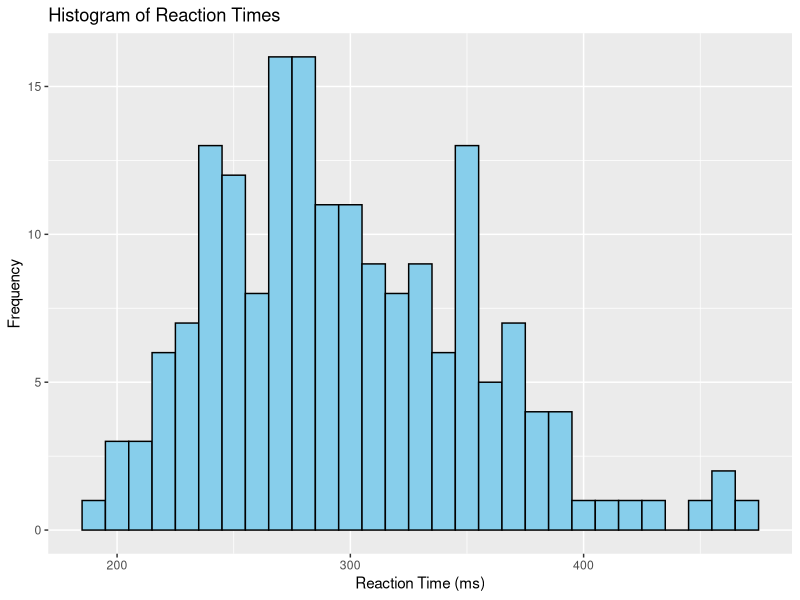
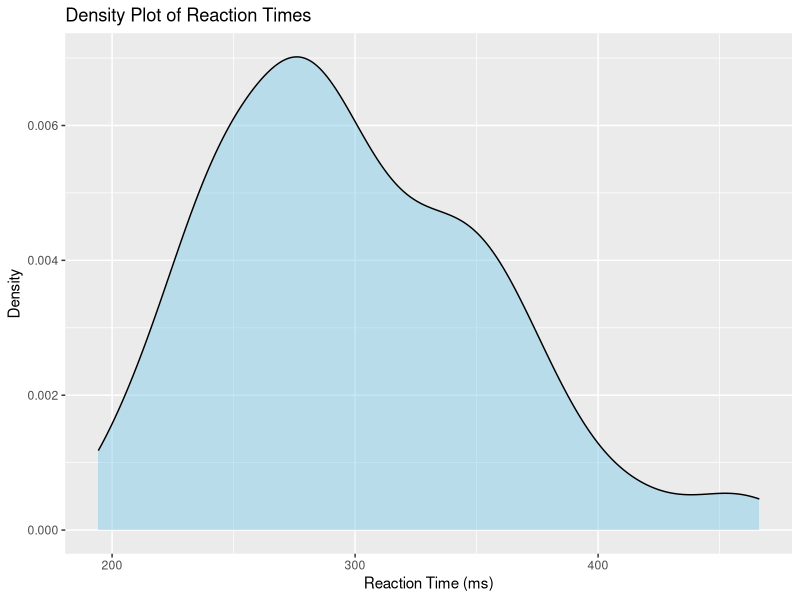
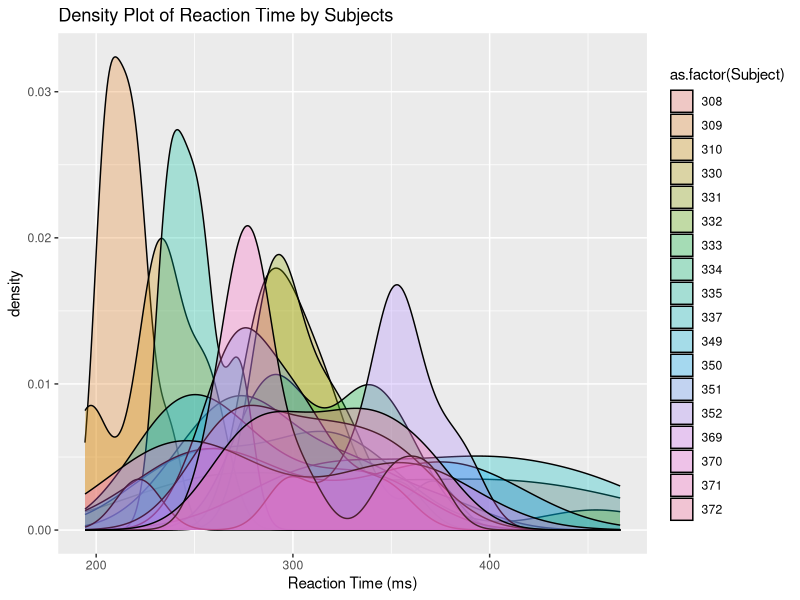
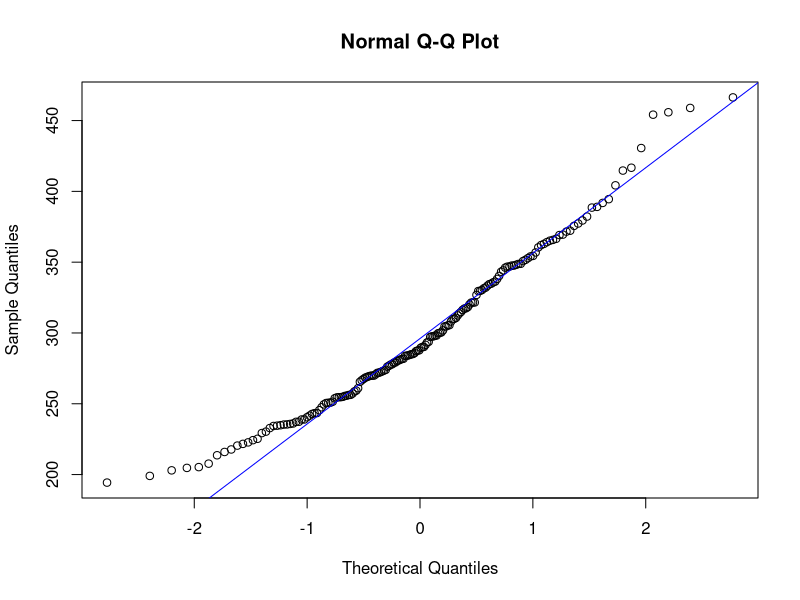
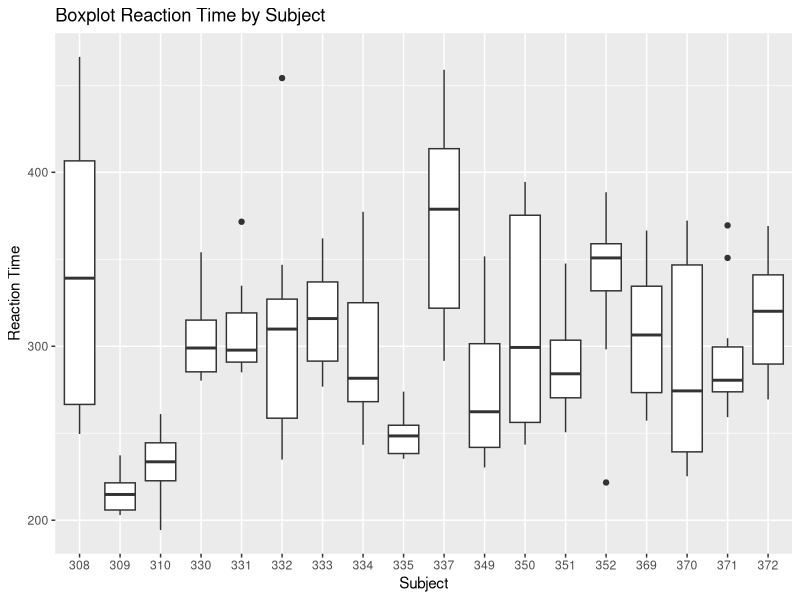
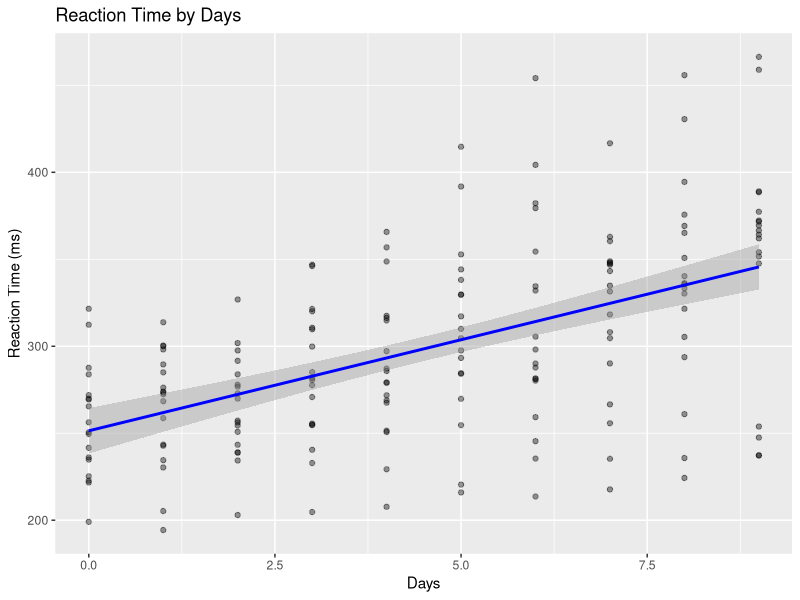
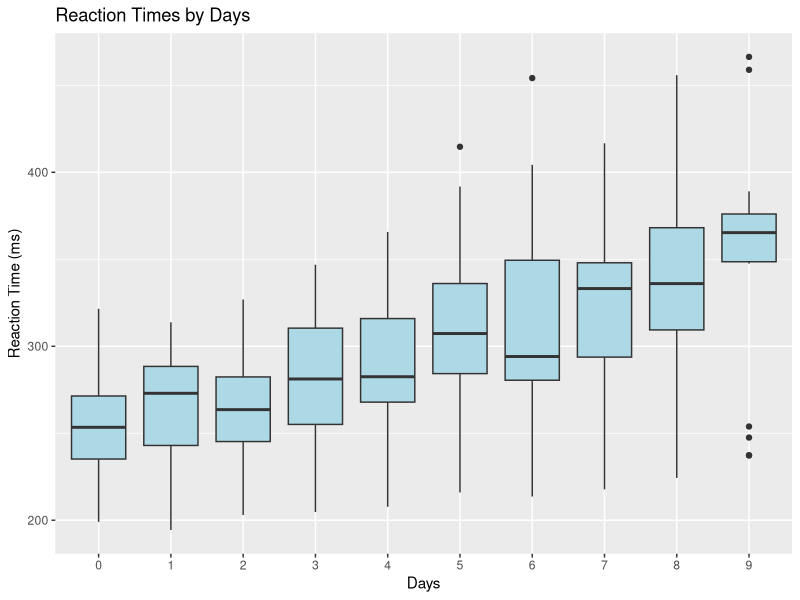
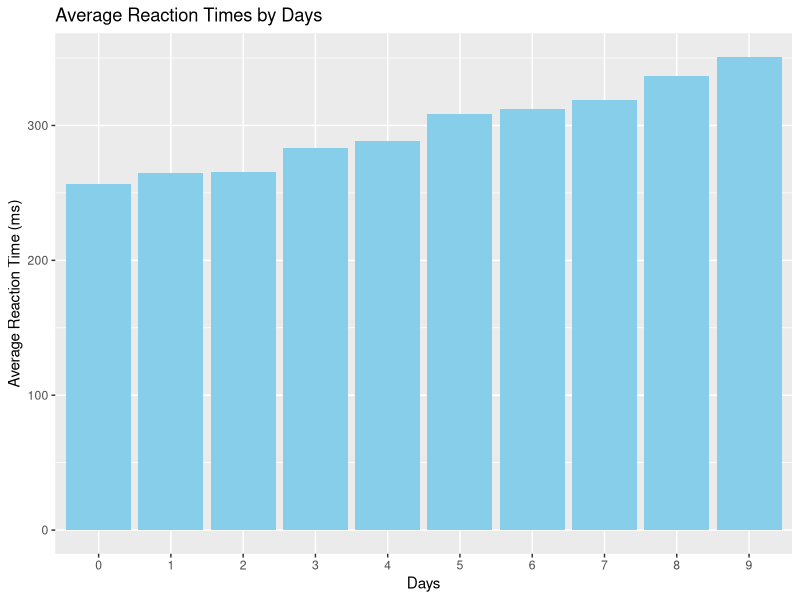

Generate these figures, in order, with R:
#Week 07 - MC1-M231 - Programming, Data Science and Statistics 3

#Objective: Applying the understanding of Mixed effect Model by performing a comprehensive analysis on a real-world dataset using R.


# Tasks
# 1. Data Exploration.
#   a. Load the "sleepstudy" dataset.
#   b. Explore the structure of the dataset.
#   c. Visualize the data using appropriate plots to understand the distribution and relationships.
# 2. Descriptive Statistics.
#   a. Compute and report summary statistics for the key variables.
#   b. Create visualizations (e.g., histograms, boxplots) to better understand the distribution of reaction times over different days.
# 3. Fit an adequate Model(s).
# 4. Interpret the results.
# 5. Residual Analysis

########################
###1. Data Exploration##
########################

#(A): Loading the relevant library and the "sleepstudy" dataset

#Loading the relevant library
library(Matrix)
library(lme4)
library(tidyverse)

#Loading the dataset
data("sleepstudy")

#(B): Expolring the dataset content
#exploring the inbuilt detailed information of the dataset in R
?sleepstudy

#Exploring the content of the dataset using view function from tidyverse
view(sleepstudy)

#Checking the data structure of the dataset
str(sleepstudy)

#Exploring the overall summary statistics of the dataset
summary(sleepstudy)

#(C):Visualization of the dataset to understand the distribution
#A histogram plot to understand the frequency distribution of the reaction time 
sleepstudy %>% ggplot(aes(x = Reaction)) +
  geom_histogram(binwidth = 10, fill = "skyblue", color = "black") +
  labs(title = "Histogram of Reaction Times", x = "Reaction Time (ms)", y = "Frequency")

#A density plot to better understand the histogram by showing the plateau of the reaction time
sleepstudy %>% ggplot(aes(x = Reaction)) +
  geom_density(fill = "skyblue", alpha = 0.5) +
  labs(title = "Density Plot of Reaction Times", x = "Reaction Time (ms)", y = "Density")

#A density plot of reaction time of each subject to understand the variation in their distribution
sleepstudy %>%ggplot(aes(x = Reaction, fill = as.factor(Subject))) +
  geom_density(alpha = 0.3) +
  labs(title = "Density Plot of Reaction Time by Subjects", x = "Reaction Time (ms)", y = "density")

#checking the normality of the data (reaction time) using qqnorm
qqnorm(sleepstudy$Reaction)
qqline(sleepstudy$Reaction, col = "blue")

#A Boxplot of reaction time variability accross the 18 Subject, to understand the subject with the highest and lowest reaction time
sleepstudy %>% ggplot(aes(x = factor(Subject), y = Reaction)) +
  geom_boxplot() +
  labs(title = "Boxplot Reaction Time by Subject", x = "Subject", y = "Reaction Time")

##############################
###2. Descriptive Statistics##
##############################

#(A):Computing the summary statistics of the key variables 

#The key variable in the dataset is "Reaction", which represent the reaction time. The summary statistics is below.

#Checking for NA before computing the summary statistics
anyNA(sleepstudy)

#Computing the summary statistics of the reaction time.
summary(sleepstudy$Reaction)

#Computing the Summary statistics of Reaction Time grouped by Days
summary_stats_per_day <- sleepstudy %>%
  group_by(Days) %>%
  summarise(
    Mean = mean(Reaction),        
    Median = median(Reaction),    
    SD = sd(Reaction),             
    Min = min(Reaction),           
    Max = max(Reaction),           
    Count = n()                                  
  )

print(summary_stats_per_day)
as_tibble(summary_stats_per_day)

#Computing the Summary statistics of Reaction Time grouped by Subject
summary_stats_per_subject <- sleepstudy %>%
  group_by(Subject) %>%
  summarise(
    Mean = mean(Reaction),        
    Median = median(Reaction),    
    SD = sd(Reaction),             
    Min = min(Reaction),           
    Max = max(Reaction),           
    Count = n()                                  
  )

print(summary_stats_per_subject)
as_tibble(summary_stats_per_subject)

#Calculating the average reaction time for each day of the study
avg_reaction <- sleepstudy %>%
  group_by(Days) %>%
  summarize(avg_reaction = round(mean(Reaction), 2))

print(avg_reaction)

#(B): Visualization for understanding the relationship between reaction time over different days.

#A Scatter plot of Reaction time over different Days of the study, showing the reaction time is increasing as participants are deprived of sleep.
?geom_smooth
sleepstudy %>% ggplot(aes(x = Days, y = Reaction)) +
  geom_point(alpha = 0.4) +
  geom_smooth(method = "lm", color = "blue") +
  labs(title = "Reaction Time by Days", x = "Days", y = "Reaction Time (ms)")

#A Boxplot of reaction time over different days of the study showing the variability of the median for each day despite the increasing nature of the reaction time.
sleepstudy %>% ggplot(aes(x = factor(Days), y = Reaction)) +
  geom_boxplot(fill = "lightblue") +
  labs(title = "Reaction Times by Days",
       x = "Days", y = "Reaction Time (ms)")

#A histogram plot of the average reaction time per day showing the increasing or decreasing reaction times across different days of the study
avg_reaction %>% ggplot(aes(x = factor(Days), y = avg_reaction)) +
  geom_bar(stat = "identity", fill = "skyblue") +
  labs(title = "Average Reaction Times by Days",
       x = "Days", y = "Average Reaction Time (ms)")

#A line plot to better demonstrate the increasing or decreasing characteristics of average reaction times across different days throughout the study
avg_reaction %>% ggplot(aes(x = Days, y = avg_reaction)) +
  geom_line(color = "blue") +
  geom_point(color = "red") +
  labs(title = " Line Plot Average Reaction Times by Days",
       x = "Days", y = "Average Reaction Time (ms)")

#A density plot of reaction time of the participant for each day
sleepstudy %>%ggplot(aes(x = Reaction, fill = as.factor(Days))) +
  geom_density(alpha = 0.3) +
  labs(title = "Density Plot of Reaction Time by Days", x = "Reaction Time (ms)", y = "density")

#################################
###3. Fitting an adequate model##
#################################

#removing the data-point of the first two days, because it was observed from the study (Belenky et. al, 2003) that the effect of the study was sleep deprivation was noticeable from the third day. Hence the datapoint for the first three days of the study was removed.
filtered_sleepstudy <- sleepstudy %>%
  filter(Days > 2)

view(filtered_sleepstudy)

#plotting the model
model_sleepstudy <- lmer(Reaction ~ Days + (1| Subject), data = filtered_sleepstudy)

summary(model_sleepstudy)

#############################
###4. Interpret the results##
#############################

#The coefficient from the fixed Effect for Days represents the change in reaction time for each additional day of sleep deprivation.

#Random Effect (Subject): The random effect (REML estimate) shows how much individual variability affects reaction time, independent of the number of "days of sleep deprivation".

#The model estimated baseline for the average reaction time 247.702 ms for the Day 3, which is our reference level and for each additional day of sleep deprivation, there is an estimated to increase in reaction time of about 11.063 milliseconds.

#########################
###5. Residual Analysis##
#########################

#The residual analysis aimed to check how well the model fit the data and also the assumption that must be fulfilled by the model

#computing the residual values from the model
res <- residuals(model_sleepstudy)

#Checking for normality of the residuals to observe if our model has not violated the assumption
par(mfrow = c(1, 2))
hist(res)
qqnorm(res)
qqline(res)

#A histogram of the residuals to visualize the normality, more boldly.
data.frame(residuals = resid(model_sleepstudy)) %>% ggplot(aes(x = residuals)) +
  geom_histogram(binwidth = 5, fill = "skyblue", color = "black") +
  labs(title = "Histogram of Residuals", x = "Residuals", y = "Frequency")

#checking for homoscedasticity, if there is constant variance of the residuals 
plot(fitted(model_sleepstudy), res)
